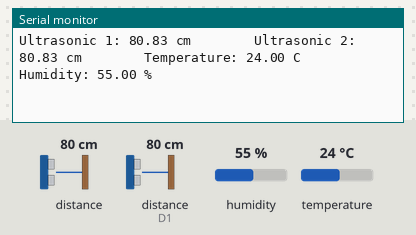
The sketch below on a simulated ESP8266 (NodeMCU). Parts: the last lines printed to the serial monitor. The test bench sets the inputs (shaded band); at power-on: distance to the obstacle (sensor on D1) 80 cm, distance to the obstacle 80 cm, humidity 55 %, temperature 24 °C. The echo pulse lasts 58.3 µs per cm.

Above: at 11.7 s.
11.8 s: distance to the obstacle (sensor on D1) set to 4 cm
At 14.6 s:
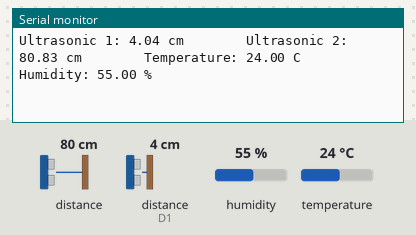
14.7 s: distance to the obstacle (sensor on D1) set to 2 cm
At 18.0 s:
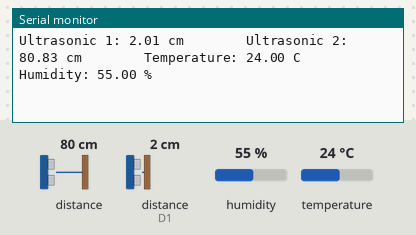
20.1 s: distance to the obstacle (sensor 0) set to 4 cm
At 21.4 s:
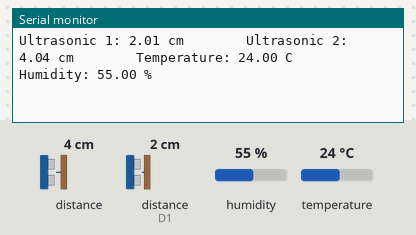
Timing chart, 0 to 23.1 s (numbered marks = the images above; inputs shaded):
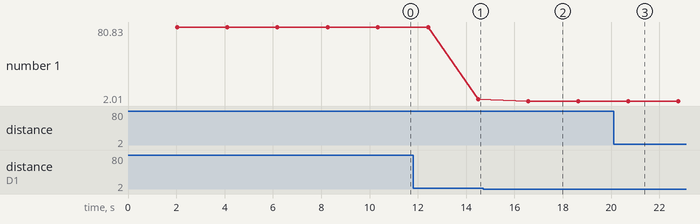

Measured:
- after the input at 11.8 s, the serial monitor: prints a new line after 2.7 s (image 1)
- after the input at 14.7 s, the serial monitor: prints a new line after 1.9 s (image 2)
- after the input at 20.1 s, the serial monitor: prints a new line after 0.61 s (image 3)
- plotted number 1: 80.83 → 4.04 after the input at 11.8 s, 4.04 → 2.01 after the input at 14.7 s

The sketch:

Input_Sensor_Signals.ino
```cpp
#include "DHT.h"
#include <NewPingESP8266.h>

#define DHTPIN D7       // DHT-22 Output Pin connection
#define DHTTYPE DHT11   // DHT Type is DHT 22 (AM2302)
#define TRIGGER_PIN_1  D0
#define ECHO_PIN_1     D1
#define TRIGGER_PIN_2  D2
#define ECHO_PIN_2     D3
#define MAX_DISTANCE 400

NewPingESP8266 sonar1(TRIGGER_PIN_1, ECHO_PIN_1, MAX_DISTANCE);
NewPingESP8266 sonar2(TRIGGER_PIN_2, ECHO_PIN_2, MAX_DISTANCE);

float hum;
float temp;
float duration1;
float duration2;
float distance1;
float distance2;
float soundsp;
float soundcm;
int iterations = 5;

DHT dht(DHTPIN, DHTTYPE);

void setup() {
  Serial.begin(9600);
  dht.begin();
}

void loop() {
  delay(1000);

  hum = dht.readHumidity();
  temp = dht.readTemperature();

  soundsp = 331.4 + (0.606 * temp) + (0.0124 * hum);
  soundcm = soundsp / 10000;

  duration1 = sonar1.ping();
  delay(1000);
  duration2 = sonar2.ping();

  distance1 = (duration1 / 2) * soundcm;
  distance2 = (duration2 / 2) * soundcm;

  Serial.print("Ultrasonic 1: ");
  if (distance1 >= 400 || distance1 <= 2) {
    Serial.print("Out of range");
  } else {
    Serial.print(distance1);
    Serial.print(" cm ");
  }

  Serial.print("       ");
  Serial.print("Ultrasonic 2: ");
  if (distance2 >= 400 || distance2 <= 2) {
    Serial.print("Out of range");
  } else {
    Serial.print(distance2);
    Serial.print(" cm");
  }

  Serial.print("       ");
  Serial.print(" Temperature: ");
  Serial.print(temp);
  Serial.print(" C");
  Serial.print("     ");
  Serial.print(" Humidity: ");
  Serial.print(hum);
  Serial.print(" %");
  Serial.println(" ");
}
```
